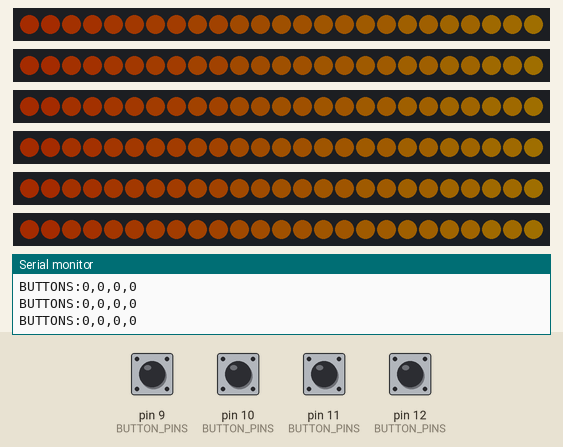
Bench run of a sketch on a simulated Arduino Uno, built with avr-gcc and run on an emulated ATmega328P. Parts: 6 × 25 RGB LEDs in strip order, left to right, the last lines printed to the serial monitor. The inputs (shaded band) are chosen by the test bench; at power-on: pin 9 (BUTTON_PINS), pin 10 (BUTTON_PINS), pin 11 (BUTTON_PINS), pin 12 (BUTTON_PINS) HIGH. Dim RGB values are drawn brighter than linear; random numbers use the default seed unless the sketch sets one.

Above: at 1.77 s.
1.8 s: pin 11 (BUTTON_PINS) pulled LOW for 0.15 s
2.5 s: pin 9 (BUTTON_PINS) pulled LOW for 0.15 s
At 2.53 s:
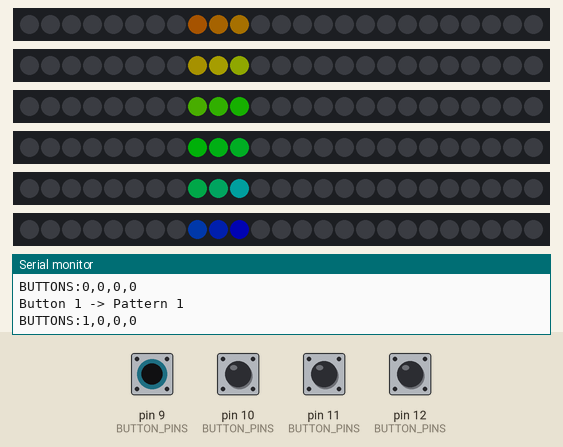
3.2 s: pin 10 (BUTTON_PINS) pulled LOW for 0.15 s
At 4.5 s:
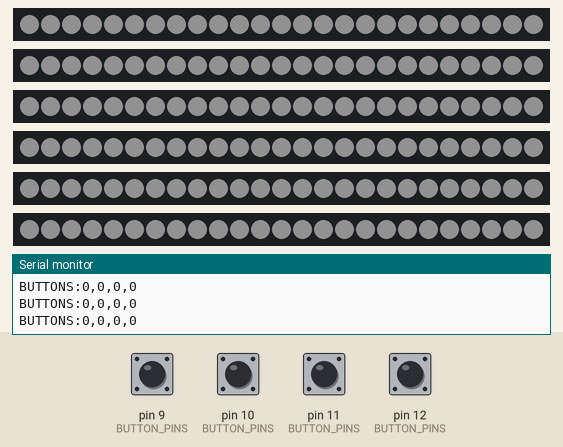
6.1 s: pin 12 (BUTTON_PINS) pulled LOW for 0.15 s
At 6.32 s:
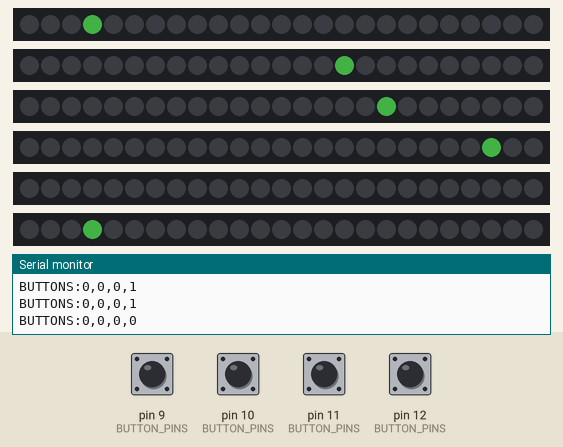
6.8 s: pin 9 (BUTTON_PINS) pulled LOW for 1 s
At 6.83 s:
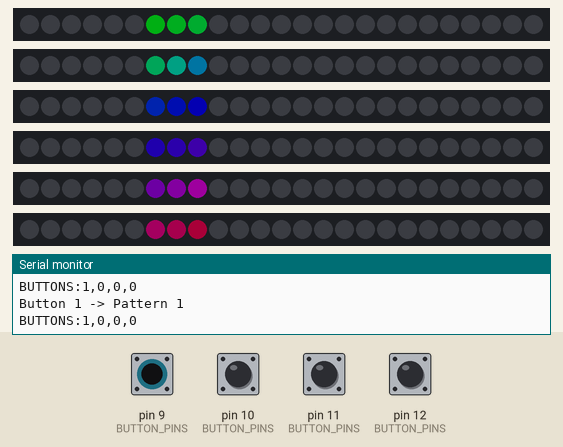
8.4 s: pin 12 (BUTTON_PINS) pulled LOW for 1 s
At 8.46 s:
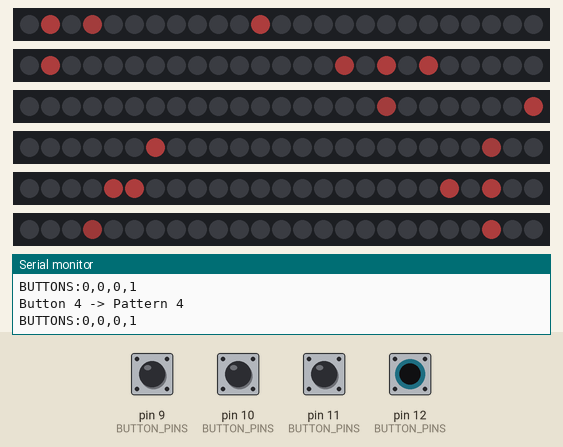

Measured:
- what the display in image 2 shows lasts 0.6 s, from 4.1 s to 4.7 s

The sketch:

button_leds.ino
```cpp
#include <FastLED.h>

#define CHIPSET WS2811
#define NUM_STRIPS 6
#define NUM_LEDS_PER_STRIP 25
#define MAX_LEDS 25
#define BRIGHTNESS 60
#define COLOR_ORDER GRB
#define NUM_BUTTONS 4


#define LED_PIN_0 2
#define LED_PIN_1 3
#define LED_PIN_2 4
#define LED_PIN_3 5
#define LED_PIN_4 6
#define LED_PIN_5 7

const uint8_t BUTTON_PINS[NUM_BUTTONS] PROGMEM = {9, 10, 11, 12};


uint8_t pattern = 0;
uint8_t counter = 0;

// Declare LED array
CRGB leds[NUM_STRIPS][NUM_LEDS_PER_STRIP];
uint8_t buttonState[NUM_BUTTONS] = {0};

// Star pattern definitions
// Star effects
#define star_brightness 50
#define MAX_STARS 10       // Max number of active stars per strip
#define STAR_ON_TIME 500  // Time a star stays ON (milliseconds)
int star_id[6] = { 0 };

void setup() {
  Serial.begin(115200);

  // Configure buttons
  for (uint8_t i = 0; i < NUM_BUTTONS; i++) {
    pinMode(pgm_read_byte(&BUTTON_PINS[i]), INPUT_PULLUP);
  }

  // Configure LEDs - each strip gets its own array
  FastLED.addLeds<CHIPSET, 2, COLOR_ORDER>(leds[0], NUM_LEDS_PER_STRIP);
  FastLED.addLeds<CHIPSET, 3, COLOR_ORDER>(leds[1], NUM_LEDS_PER_STRIP);
  FastLED.addLeds<CHIPSET, 4, COLOR_ORDER>(leds[2], NUM_LEDS_PER_STRIP);
  FastLED.addLeds<CHIPSET, 5, COLOR_ORDER>(leds[3], NUM_LEDS_PER_STRIP);
  FastLED.addLeds<CHIPSET, 6, COLOR_ORDER>(leds[4], NUM_LEDS_PER_STRIP);
  FastLED.addLeds<CHIPSET, 7, COLOR_ORDER>(leds[5], NUM_LEDS_PER_STRIP);

  FastLED.setBrightness(BRIGHTNESS);
  FastLED.setMaxPowerInVoltsAndMilliamps(5, 450);
  FastLED.clear();
  FastLED.show();

  // Quick initialization test - single flash instead of 3
  for (int strip = 0; strip < NUM_STRIPS; strip++) {
    fill_solid(leds[strip], NUM_LEDS_PER_STRIP, CRGB::Green);
  }
  FastLED.show();
  delay(500);
  FastLED.clear();
  FastLED.show();

  Serial.println(F("Ready"));
}

void loop() {
  static uint8_t lastButtonState[NUM_BUTTONS] = {0};
  static unsigned long lastButtonTime = 0;
  static unsigned long lastSendTime = 0;

  // Send button states every 100ms
  if (millis() - lastSendTime > 100) {
    sendButtonStateToPi();
    lastSendTime = millis();
  }

  if (millis() - lastButtonTime > 50) { // Reduced debounce time
    bool buttonChanged = false;

    for (uint8_t i = 0; i < NUM_BUTTONS; i++) {
      uint8_t currentState = !digitalRead(pgm_read_byte(&BUTTON_PINS[i]));

      // Only process on button press (rising edge)
      if (currentState && !lastButtonState[i]) {
        handleButtonPress(i);
        buttonChanged = true;
      }
      lastButtonState[i] = currentState;
    }

    if (buttonChanged) {
      lastButtonTime = millis();
    }
  }

  // Run pattern
  switch(pattern) {
    case 0: rainbow(); break;  // Default pattern
    case 1: chasePattern(); break;    // Button 1
    case 2: blink(); break;    // Button 2
    case 3: fadePattern(); break;     // Button 3
    case 4: flickerStars(); break;  // Button 4
  }

  FastLED.show();
  delay(50);
  counter++;


  // Less frequent memory management
  static unsigned long lastMemoryCheck = 0;
  if (millis() - lastMemoryCheck > 60000) { // Check every minute
    if (getFreeRAM() < 200) { // If RAM is low
      Serial.println(F("Low RAM - clearing"));
      FastLED.clear();
      FastLED.show();
    }
    lastMemoryCheck = millis();
  }

  // Debug info less frequently
  static unsigned long lastDebug = 0;
  if (millis() - lastDebug > 10000) { // Every 10 seconds
    Serial.print(F("RAM: "));
    Serial.print(getFreeRAM());
    Serial.print(F(" Pattern: "));
    Serial.println(pattern);
    lastDebug = millis();
  }
}

void handleButtonPress(uint8_t buttonIndex) {
  FastLED.clear();
  pattern = buttonIndex + 1;

  Serial.print(F("Button "));
  Serial.print(buttonIndex + 1);
  Serial.print(F(" -> Pattern "));
  Serial.println(pattern);

  // Send button state to Raspberry Pi
  sendButtonStateToPi();
}

void sendButtonStateToPi() {
  // Read current button states
  uint8_t buttonStates[NUM_BUTTONS];
  for (uint8_t i = 0; i < NUM_BUTTONS; i++) {
    buttonStates[i] = !digitalRead(pgm_read_byte(&BUTTON_PINS[i]));
  }

  // Send button state array to Pi
  Serial.print(F("BUTTONS:"));
  for (uint8_t i = 0; i < NUM_BUTTONS; i++) {
    Serial.print(buttonStates[i]);
    if (i < NUM_BUTTONS - 1) {
      Serial.print(F(","));
    }
  }
  Serial.println();
}

// Function to check available RAM
int getFreeRAM() {
  extern int __heap_start, *__brkval;
  int v;
  return (int) &v - (__brkval == 0 ? (int) &__heap_start : (int) __brkval);
}

void rainbow() {
  for(int strip = 0; strip < NUM_STRIPS; strip++) {
    for(int i = 0; i < NUM_LEDS_PER_STRIP; i++) {
      leds[strip][i] = CHSV((counter + i) % 255, 255, 255);
    }
  }
}

void chasePattern() {
  FastLED.clear();
  static int color_cnt = 0;  // Make static so it persists between calls

  for(int strip = 0; strip < NUM_STRIPS; strip++) {
    // Each strip gets a different color offset - increased spacing
    int stripOffset = strip * 23;  // 42 hue units between strips (255/6 ≈ 42)

    // Use higher saturation and more distinct color differences
    leds[strip][counter % NUM_LEDS_PER_STRIP] = CHSV(stripOffset + counter, 255, 255);
    leds[strip][(counter + 1) % NUM_LEDS_PER_STRIP] = CHSV(stripOffset + counter + 5, 255, 255);
    leds[strip][(counter + 2) % NUM_LEDS_PER_STRIP] = CHSV(stripOffset + counter + 11, 255, 255);
  }

  // Increment color counter every few frames for slower color cycling
  if (counter % 5 == 0) {
    color_cnt += 5;
  }
}

void blink() {
  if (counter % 20 < 10) {
    for(int strip = 0; strip < NUM_STRIPS; strip++) {
      fill_solid(leds[strip], NUM_LEDS_PER_STRIP, CRGB::White);
    }
  } else {
    FastLED.clear();
  }
}

void fadePattern() {
  // Slow down the fade by using a smaller multiplier
  uint8_t brightness = sin8(counter * 0.02);
  for(int strip = 0; strip < NUM_STRIPS; strip++) {
    fill_solid(leds[strip], NUM_LEDS_PER_STRIP, CHSV(counter, 255, brightness));
  }
}

void flickerStars() {
  static int starPositions[NUM_STRIPS][MAX_STARS] = { 0 };         // Store star positions
  static unsigned long starTimers[NUM_STRIPS][MAX_STARS] = { 0 };  // Store when they turned on
  static bool starStates[NUM_STRIPS][MAX_STARS] = { false };       // Track ON/OFF state for stars
  static uint8_t starBrightness[NUM_STRIPS][MAX_STARS] = { 0 };    // Track brightness for fade effect

  unsigned long now = millis();

  // Process each strip independently
  for (int strip = 0; strip < NUM_STRIPS; strip++) {
    for (int i = 0; i < MAX_STARS; i++) {
      if (starStates[strip][i]) {
        // Star is ON - check if it should turn off
        if (now - starTimers[strip][i] > STAR_ON_TIME) {
          // Fade out
          if (starBrightness[strip][i] > 0) {
            starBrightness[strip][i] -= 20; // Fade out gradually
            leds[strip][starPositions[strip][i]] = CHSV(0, 100, starBrightness[strip][i]);
          } else {
            starStates[strip][i] = false;
            leds[strip][starPositions[strip][i]] = CRGB::Black;
          }
        } else {
          // Star is still ON - fade in if needed
          if (starBrightness[strip][i] < star_brightness) {
            starBrightness[strip][i] +=255; // Fade in gradually
          }
          leds[strip][starPositions[strip][i]] = CHSV(100, 100, starBrightness[strip][i]);
        }
      } else {
        // Star is OFF - randomly turn on
        if (random(0, 100) < 3) {  // Small chance per frame to create a new star
          starPositions[strip][i] = random(0, NUM_LEDS_PER_STRIP);
          starStates[strip][i] = true;
          starTimers[strip][i] = now;
          starBrightness[strip][i] = 0; // Start at 0 brightness for fade in
        }
      }
    }
  }
}
```
